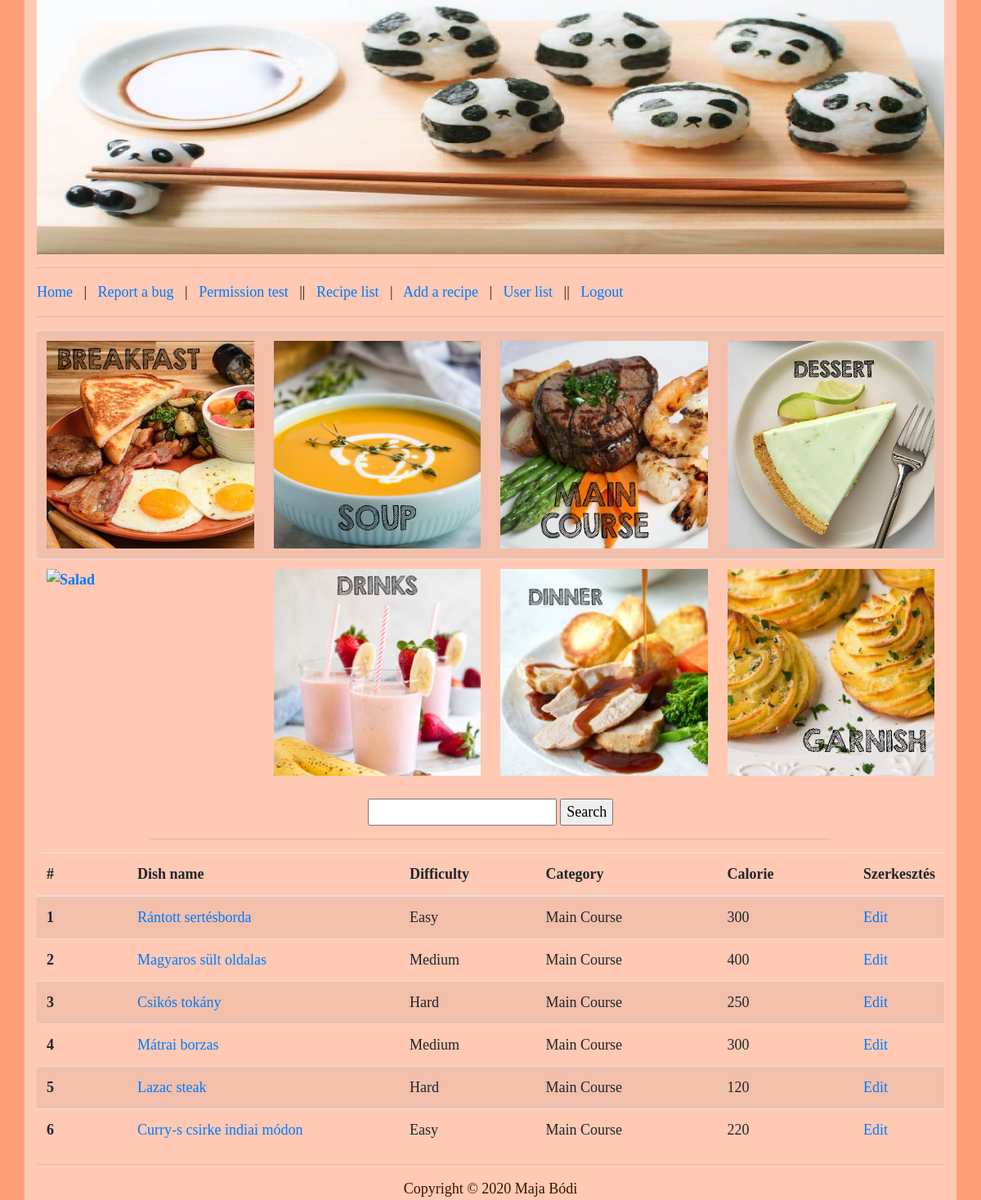
The app's page /index.php?P=list_recipe&c=Main Course (signed in) with its own data.
### tables this page shows
CREATE TABLE IF NOT EXISTS `recipes` (
  `id` int(11) NOT NULL AUTO_INCREMENT,
  `dish_name` varchar(64) NOT NULL,
  `difficulty` int(11) NOT NULL,
  `category` varchar(40) NOT NULL,
  `calorie` int(11) NOT NULL,
  `ingredients` mediumtext NOT NULL,
  `directions` mediumtext NOT NULL,
  `description` varchar(500) NOT NULL,
  PRIMARY KEY (`id`)
);

### protected/database.php (called while the page is built, shortened)
<?php
function getConnection() {
	$connection = new PDO(DB_TYPE.':host='.DB_HOST.';dbname='.DB_NAME.';',DB_USER, DB_PASS);
	$connection->exec("SET NAMES '".DB_CHARSET."'");
	return $connection;
}
function getList($queryString, $queryParams = []) {
	$connection = getConnection();
	$statement = $connection->prepare($queryString);
	$success = $statement->execute($queryParams);
	$result = $success ? $statement->fetchAll(PDO::FETCH_ASSOC) : [];
	return $result;
}
?>

### protected/recipes/list.php (the view, shortened to what this page needs)
<?php if(!isset($_SESSION['permission'])): ?>
	<h1>Page access is forbidden!</h1>
<?php else : ?>
	<?php
		if(array_key_exists('c', $_GET) && !empty($_GET['c'])){
			$category = $_GET['c'];
			if(isset($_POST['submit']) && $_POST['word'] !== ' ' && !(empty($_POST['word']))){
				$search = $_POST['word'];
				$query = "SELECT id, dish_name, difficulty, category, calorie FROM recipes WHERE (dish_name LIKE '%$search%' AND category = '$category')";
				require_once DATABASE_CONTROLLER;
				$recipes = getList($query);
			}
			else
			{
				$query = "SELECT id, dish_name, difficulty, category, calorie FROM recipes WHERE category = '$category'";
				$recipes = getList($query);
			}
		}
		elseif(isset($_POST['submit']) && $_POST['word'] !== ' ' && !(empty($_POST['word']))){
			$search = $_POST['word'];
			$query = "SELECT id, dish_name, difficulty, category, calorie FROM recipes WHERE dish_name LIKE '%$search%'";
			require_once DATABASE_CONTROLLER;
			$recipes = getList($query);
		}
		else
		{
			$query = "SELECT id, dish_name, difficulty, category, calorie FROM recipes ORDER BY dish_name ASC";
			require_once DATABASE_CONTROLLER;
			$recipes = getList($query);
		}
	?>
	<table class="table table-striped">
		<tbody>
			<tr>
				<th><a href="?P=list_recipe&c=Breakfast"><img border="0" alt="Breakfast" src="Breakfast.jpg"></a></th>
				<th><a href="?P=list_recipe&c=Soup"><img border="0" alt="Soup" src="Soup.jpg"></a></th>
				<th><a href="?P=list_recipe&c=Main Course"><img border="0" alt="Main Course" src="Main course2.jpg"></a></th>
				<th><a href="?P=list_recipe&c=Dessert"><img border="0" alt="Dessert" src="Dessert.jpg"></a></th>
			</tr>
			<tr>
				<th><a href="?P=list_recipe&c=Salad"><img border="0" alt="Salad" src="Salad.jpg"></a></th>
				<th><a href="?P=list_recipe&c=Drinks"><img border="0" alt="Drinks" src="Drinks.jpg"></a></th>
				<th><a href="?P=list_recipe&c=Dinner"><img border="0" alt="Dinner" src="Dinner.jpg"></a></th>
				<th><a href="?P=list_recipe&c=Garnish"><img border="0" alt="Garnish" src="Garnish.jpg"></a></th>
			</tr>
		</tbody>
	</table>
	<form method="post" style="text-align: center">
		<input type="text" name='word'>
		<input type="submit" value="Search" name="submit">
	</form>
	<hr style="width: 75%">
	<?php if(count($recipes) <= 0) : ?>
		<h1>No recipes found in the database.</h1>
	<?php else : ?>
		<table class="table table-striped">
			<thead>
				<tr>
					<th scope="col" width=10%>#</th>
					<th scope="col">Dish name</th>
					<th scope="col" width=15%>Difficulty</th>
					<th scope="col" width=20%>Category</th>
					<th scope="col" width=15%>Calorie</th>
					<?php if($_SESSION['permission'] >= 2) : ?>
						<th scope="col" width=10%>Szerkesztés</th>
					<?php endif; ?>
			</thead>
			<tbody>
				<?php $i = 0; ?>
				<?php foreach ($recipes as $r) : ?>
					<?php $i++; ?>
					<tr>
						<th scope="row"><?=$i ?></th>
						<td><a href="<?='index.php?P=recipe&id='.$r['id']?>"><?=$r['dish_name'] ?></a></td>
						<td><?= $r['difficulty'] == 1 ? 'Very Easy' : ($r['difficulty'] == 2 ? 'Easy' : ($r['difficulty'] == 3 ? 'Medium' : ($r['difficulty'] == 4 ? 'Hard' : 'Very Hard')));?></td>
						<td><?=$r['category'] ?></td>
						<td><?=$r['calorie'] ?></td>
						<?php if($_SESSION['permission'] >= 2) : ?>
							<td><a href="<?='index.php?P=edit_recipe&e='.$r['id']?>">Edit</a></td>
						<?php endif; ?>
					</tr>
				<?php endforeach; ?>
			</tbody>
		</table>
	<?php endif; ?>
<?php endif; ?>

### public/style.css (style rules this page uses)
body { background-color: #FFA07A; font-family: "Times New Roman"; font-size: 18px; color: #391300; }
img { max-width: 100%; display:block; height:auto; }
table { width: 100%; table-layout: fixed; }

### records on screen
recipes: dish_name "Rántott sertésborda", difficulty "Easy", category "Main Course", calorie "300"
recipes: dish_name "Magyaros sült oldalas", difficulty "Medium", category "Main Course", calorie "400"
recipes: dish_name "Csikós tokány", difficulty "Hard", category "Main Course", calorie "250"
recipes: dish_name "Mátrai borzas", difficulty "Medium", category "Main Course", calorie "300"
recipes: dish_name "Lazac steak", difficulty "Hard", category "Main Course", calorie "120"
recipes: dish_name "Curry-s csirke indiai módon", difficulty "Easy", category "Main Course", calorie "220"
